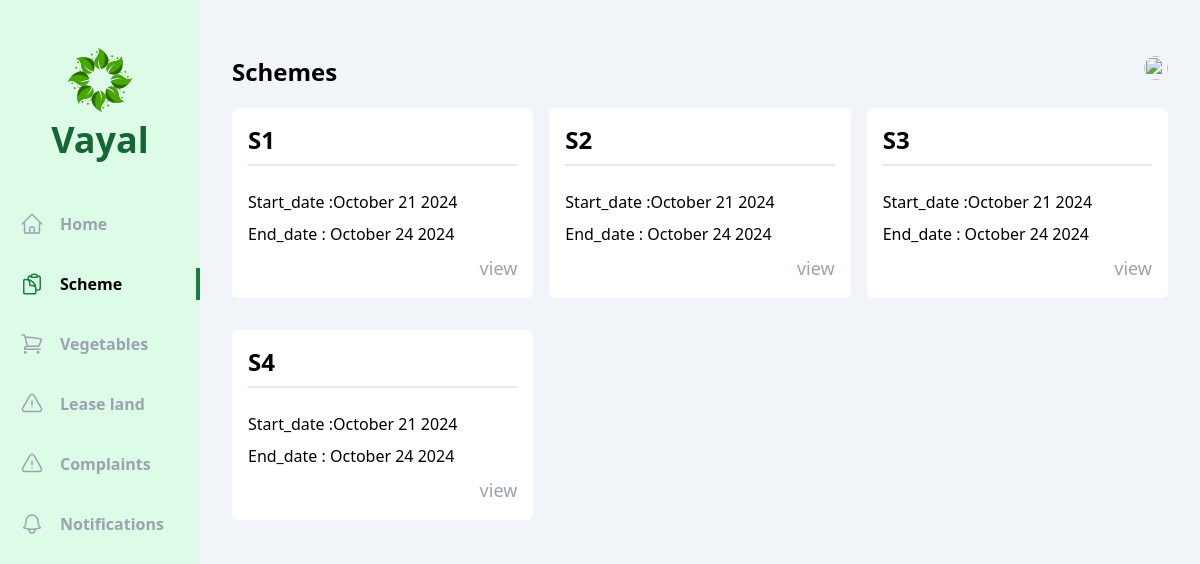
/user/schemes/, run on the app's committed database.
### officer/models.py (models this page shows, shortened)
class Scheme(models.Model):
    name=models.CharField(max_length=250)
    type=models.CharField(max_length=50,choices=schem_type)
    description=models.CharField(max_length=250)
    criteria=models.CharField(max_length=250)
    start_date=models.DateTimeField(auto_now_add=True)
    end_date=models.DateField()

### vayal_user/views/schemes.py (the view)
# urls.py: path('schemes/',schemes.index,name='schemes'),
def index(request):
    schemes=Scheme.objects.all()
    return render(request,'vayal_user/schemes/index.html',{'schemes':schemes})

### vayal_user/templates/vayal_user/schemes/index.html (shortened to what this page needs)
{% extends 'base.html' %}
{% block content %}
<div class="flex  bg-slate-100">
  <div class="w-2/12 bg-green-100 flex flex-col items-center pb-10">
      <div class="my-12 flex flex-col gap-2 justify-center items-center">
          <h1 class="text-4xl font-bold text-green-800 ">Vayal</h1>
      </div>
      <ul class="flex flex-col gap-7 w-full font-bold text-gray-400">
        <li class="w-full flex items-center px-5 py-1 gap-4 group hover:text-gray-500 cursor-pointer hover:border-green-700 hover:border-r-4">
              <a href="{% url 'vayal_user:home' %}">Home</a>
          </li>
          <li class="w-full flex items-center px-5 py-1 gap-4 border-r-4 text-black border-green-700">
              <a href="#">Scheme</a>
          </li>
          <li class="w-full flex items-center px-5 py-1 gap-4 group hover:text-gray-500 cursor-pointer hover:border-green-700 hover:border-r-4">
            <a href="{% url 'vayal_user:vegetables' %}">Vegetables</a>
        </li>
        <li class="w-full flex items-center px-5 py-1 gap-4 group hover:text-gray-500 cursor-pointer hover:border-green-700 hover:border-r-4">
            <a href="{% url 'vayal_user:complaints' %}">Lease land</a>
        </li>
        <li class="w-full flex items-center px-5 py-1 gap-4 group hover:text-gray-500 cursor-pointer hover:border-green-700 hover:border-r-4">
            <a href="{% url 'vayal_user:complaints' %}">Complaints</a>
        </li>
        <li class="w-full flex items-center px-5 py-1 gap-4 group hover:text-gray-500 cursor-pointer hover:border-green-700 hover:border-r-4">
            <a href="{% url 'vayal_user:notifications' %}">Notifications</a>
        </li>
      </ul>
    </div>
    <div class="w-10/12 h-screen overflow-y-auto px-8 py-14">
      <div class="flex justify-between mb-5">
          <h1 class="text-2xl font-bold">Schemes</h1>
          <div class="relative">
              <img id="profile" src="/uploads/{{student.image}}" class="h-6 w-6 rounded-full cursor-pointer" alt="">
          </div>
      </div>
      <div class="grid grid-cols-3 gap-x-4 gap-y-8">
        {% for scheme in schemes %}
            <div class="flex flex-col bg-white p-4 rounded-md gap-2">
                <span class="text-2xl font-bold mb-4 pb-2 border-b-2 border-slate-200">{{scheme.name }}</span>
                <span>Start_date :{{scheme.start_date  | date:"F d Y" }}</span>
                <span>End_date : {{scheme.end_date  | date:"F d Y" }}</span>
                <div class="flex justify-end ">
                    <a href ="{% url 'vayal_user:details_schemes' scheme.id  %}" class="text-lg text-gray-400 ">view</a>
                </div>
            </div>
        {% endfor %}
    </div>
</div>
  </div>
{% endblock content %}

### data on the page
Scheme: name "S1", start_date "October 21 2024", end_date "October 24 2024"
Scheme: name "S2", start_date "October 21 2024", end_date "October 24 2024"
Scheme: name "S3", start_date "October 21 2024", end_date "October 24 2024"
Scheme: name "S4", start_date "October 21 2024", end_date "October 24 2024"
